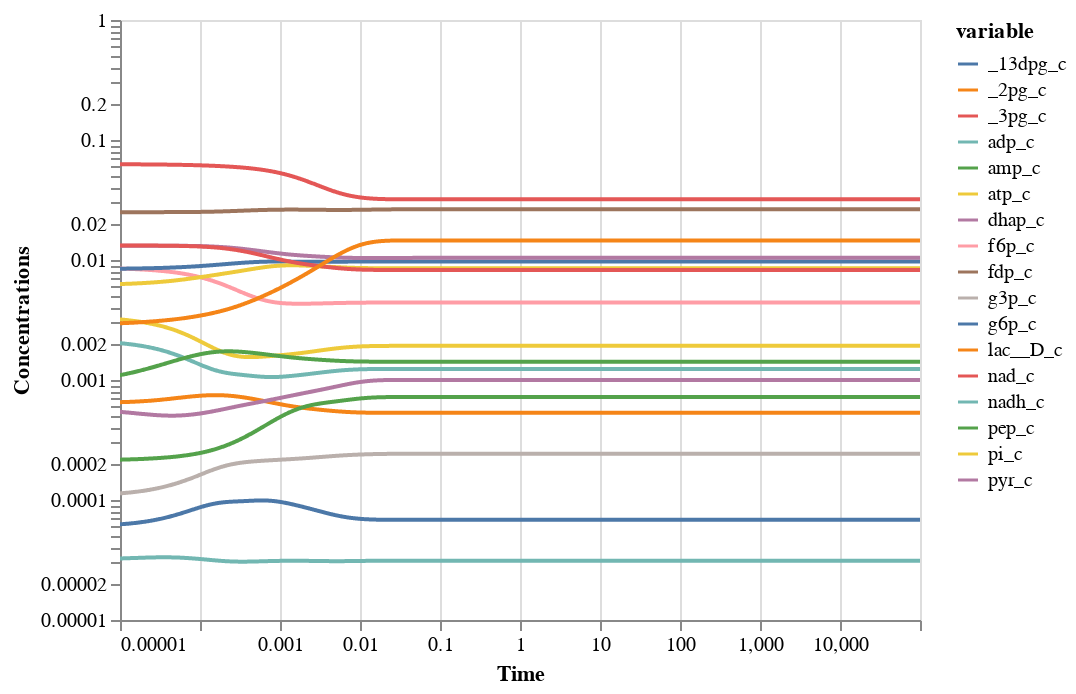

Source (notebook cell):
### Code cell
plot_time_profile(conc_sol, xscale="log", yscale="log")

### Figure 1 — Vega-Lite specification as saved in the notebook (floating-point values rounded to 4 significant figures; data arrays with more than 128 entries replaced by an {"elided": "..."} marker saying what was removed)
{"config": {"view": {"continuousWidth": 400, "continuousHeight": 300}}, "data": {"name": "data-cb7e3f8175402394ef7dc27ccc55b2a8"}, "mark": {"type": "line", "clip": true}, "encoding": {"color": {"type": "nominal", "field": "variable"}, "opacity": {"condition": {"value": 1, "selection": "selector001"}, "value": 0.2}, "tooltip": [{"type": "quantitative", "field": "Time"}, {"type": "quantitative", "field": "value"}], "x": {"type": "quantitative", "axis": {"grid": true}, "field": "Time", "scale": {"domain": [1e-05, 100000.0], "type": "log"}, "title": "Time"}, "y": {"type": "quantitative", "axis": {"grid": false}, "field": "value", "scale": {"domain": [1e-05, 1], "type": "log"}, "title": "Concentrations"}}, "selection": {"selector001": {"type": "multi", "fields": ["variable"], "bind": "legend"}}, "$schema": "https://vega.github.io/schema/vega-lite/v4.8.1.json", "datasets": {"data-cb7e3f8175402394ef7dc27ccc55b2a8": {"elided": "29614 records"}}}
